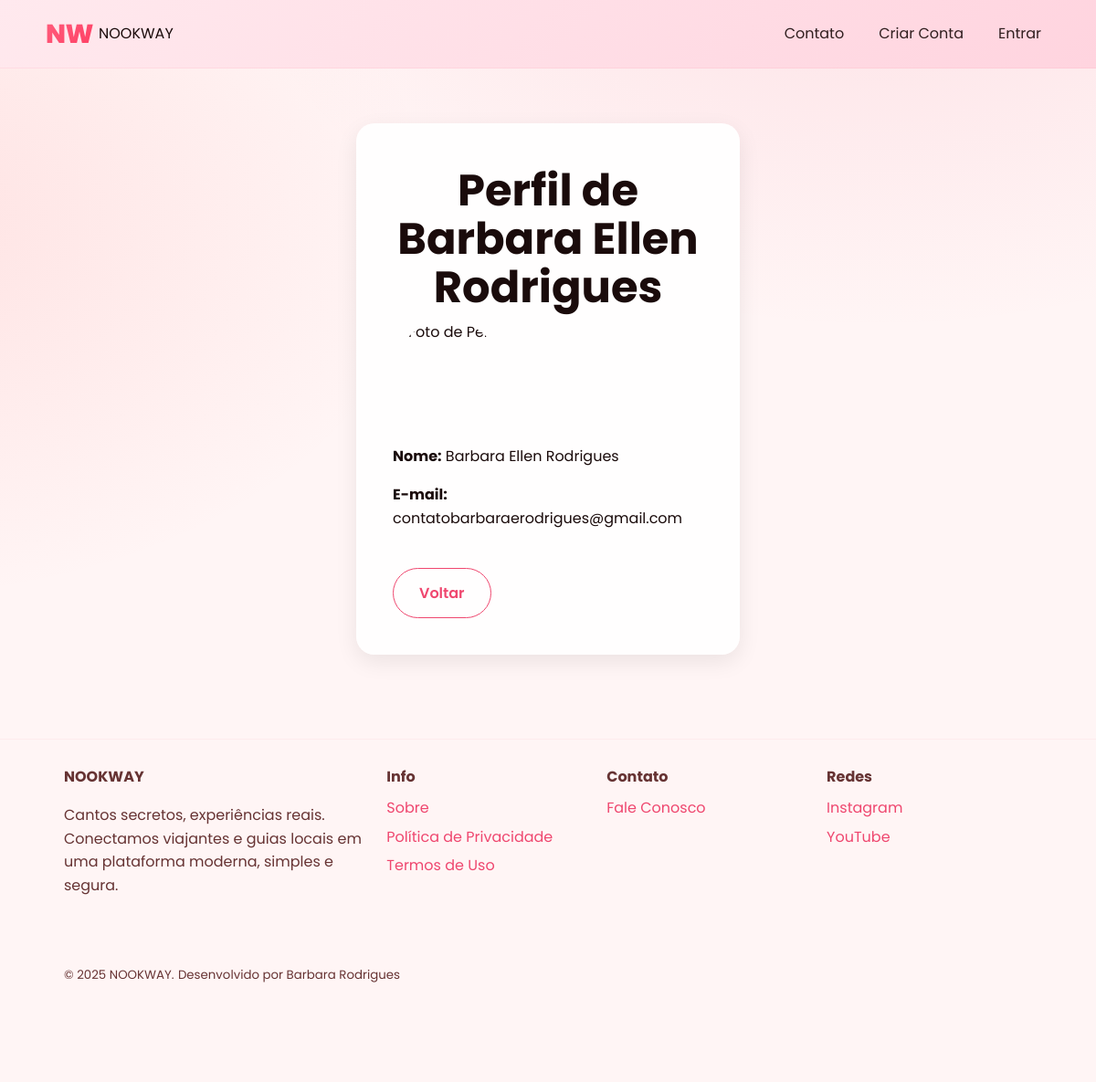
Screenshot of /ver_perfil.php?id=3 with the database file from the repository.
### tables this page shows
CREATE TABLE `usuarios` (
  `id` int(11) NOT NULL,
  `nome` varchar(100) NOT NULL,
  `email` varchar(120) NOT NULL,
  `telefone` varchar(20) DEFAULT NULL,
  `localizacao` varchar(100) DEFAULT NULL,
  `bio` text DEFAULT NULL,
  `data_nascimento` date DEFAULT NULL,
  `senha` varchar(255) NOT NULL,
  `tipo_conta` enum('turista','guia') NOT NULL,
  `foto_perfil` varchar(255) DEFAULT NULL,
  `criado_em` timestamp NOT NULL DEFAULT current_timestamp()
);

### public/ver_perfil.php (the view, shortened to what this page needs)
<?php
require_once 'db.php';
$id_usuario = intval($_GET['id']);
$stmt = $conn->prepare("
    SELECT nome, email, telefone, bio, data_nascimento, foto_perfil
    FROM usuarios
    WHERE id = ?
");
$stmt->bind_param("i", $id_usuario);
$stmt->execute();
$result = $stmt->get_result();
$usuario = $result->fetch_assoc();
$foto = !empty($usuario['foto_perfil']) ? "uploads/usuarios/" . $usuario['foto_perfil'] : "img/user_default.png";
?>
<!DOCTYPE html>
<html lang="pt-BR">
<head>
<link rel="stylesheet" href="css/nookway.css">
</head>
<body>
<?php include 'templates/header.php'; ?>
<main class="container auth-page">
  <div class="auth-box">
    <h1>Perfil de <?= htmlspecialchars($usuario['nome']) ?></h1>
    <div style="text-align:center; margin-bottom:16px;">
        <img src="<?= $foto ?>" alt="Foto de Perfil" style="width:120px; height:120px; border-radius:50%;">
    </div>
    <p><b>Nome:</b> <?= htmlspecialchars($usuario['nome']) ?></p>
    <p><b>E-mail:</b> <?= htmlspecialchars($usuario['email']) ?></p>
    <br>
    <a href="javascript:history.back()" class="btn ghost">Voltar</a>
  </div>
</main>
<?php include 'templates/footer.php'; ?>
</body>
</html>

### public/css/nookway.css (style rules this page uses)
:root { --bg: #fff5f5; --surface: #ffffff; --elev: #f8f1f1; --muted: #663333; --text: #1a0b0b; --primary: #ef476f; --primary-600: #fc5e5e; --accent: #ff7b7b; --warn: #ffb380; --danger: #ff2e2e; --radius: 50px; --shadow: 0 10px 30px rgba(0,0,0,.15); --maxw: 1100px; }
* { box-sizing: border-box; transition: background-color .25s, color .25s, border-color .25s; }
html { scroll-behavior: smooth; }
body { margin: 0; font-family: 'Poppins', system-ui, -apple-system, Segoe UI, Roboto, Arial, "Noto Sans", sans-serif; color: var(--text); background: radial-gradient(1200px 800px at 80% -10%, rgba(239,71,111,0.12), transparent 60%), radial-gradient(1000px 700px at -10% 20%, rgba(252,94,94,0.12), transparent 60%), var(--bg); line-height: 1.6; }
a { color: inherit; text-decoration: none; }
img { max-width: 100%; display: block; }
.container { width: min(100%, var(--maxw)); margin: 0 auto; padding-inline: 20px; }
h1 { font-family: 'Poppins', sans-serif; font-weight: 700; line-height: 1.1; font-size: clamp(1.8rem, 3.8vw + .6rem, 3rem); margin: 8px 0 14px; }
.btn { display: inline-flex; align-items: center; justify-content: center; gap: 10px; padding: 14px 28px; border-radius: 999px; font-weight: 600; font-family: 'Poppins', sans-serif; border: none; cursor: pointer; transition: .25s; }
.btn.ghost { background: transparent; border: 1px solid var(--primary); color: var(--primary); }
.auth-page { display: flex; justify-content: center; align-items: center; padding: 60px 20px; }
.auth-box { width: 100%; max-width: 420px; background: #ffffffee; padding: 40px; border-radius: 20px; box-shadow: 0 8px 25px rgba(0,0,0,0.08); }
.auth-box h1 { font-family: "Poppins", sans-serif; margin-bottom: 10px; text-align: center; }
img:not(.logo):not(.icon):not(.small-img) { max-width: 300px; max-height: 250px; width: 100%; height: auto; object-fit: cover; border-radius: 16px; }

### rows the page displays
usuarios: nome "Barbara Ellen Rodrigues", email "contatobarbaraerodrigues@gmail.com"
